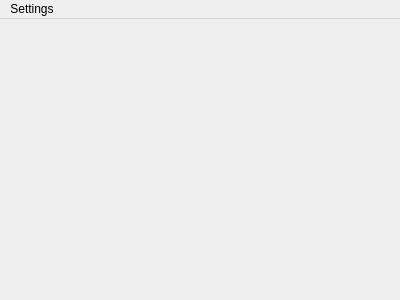
<?xml version="1.0" encoding="UTF-8"?>
<ui version="4.0">
 <class>CheckersServerWin</class>
 <widget class="QMainWindow" name="CheckersServerWin">
  <property name="geometry">
   <rect>
    <x>0</x>
    <y>0</y>
    <width>400</width>
    <height>300</height>
   </rect>
  </property>
  <property name="windowTitle">
   <string>CheckersServerWin</string>
  </property>
  <widget class="QWidget" name="centralWidget"/>
  <widget class="QMenuBar" name="menuBar">
   <property name="geometry">
    <rect>
     <x>0</x>
     <y>0</y>
     <width>400</width>
     <height>26</height>
    </rect>
   </property>
   <widget class="QMenu" name="menuStart">
    <property name="title">
     <string>Settings</string>
    </property>
   </widget>
   <addaction name="menuStart"/>
  </widget>
  <action name="action">
   <property name="text">
    <string>Search for an opponent</string>
   </property>
  </action>
  <action name="action_3">
   <property name="text">
    <string>Play against bot</string>
   </property>
  </action>
 </widget>
 <layoutdefault spacing="6" margin="11"/>
 <resources/>
 <connections/>
</ui>
